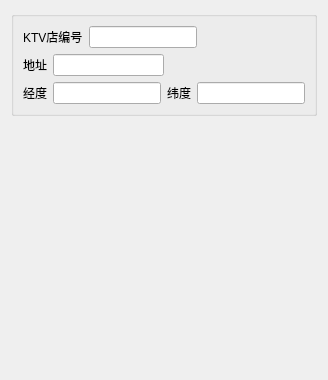
        <widget class="QWidget" name="page_Local">
         <layout class="QVBoxLayout" name="verticalLayout_14">
          <item>
           <widget class="QGroupBox" name="groupBox_6">
            <property name="title">
             <string/>
            </property>
            <layout class="QVBoxLayout" name="verticalLayout_13">
             <item>
              <layout class="QHBoxLayout" name="horizontalLayout_57">
               <item>
                <layout class="QHBoxLayout" name="horizontalLayout_54">
                 <item>
                  <widget class="QLabel" name="label_KTVSid">
                   <property name="text">
                    <string>KTV店编号</string>
                   </property>
                   <property name="buddy">
                    <cstring>lineEdit_KTVSid</cstring>
                   </property>
                  </widget>
                 </item>
                 <item>
                  <widget class="QLineEdit" name="lineEdit_KTVSid"/>
                 </item>
                </layout>
               </item>
               <item>
                <spacer name="horizontalSpacer_24">
                 <property name="orientation">
                  <enum>Qt::Horizontal</enum>
                 </property>
                 <property name="sizeHint" stdset="0">
                  <size>
                   <width>40</width>
                   <height>20</height>
                  </size>
                 </property>
                </spacer>
               </item>
              </layout>
             </item>
             <item>
              <layout class="QHBoxLayout" name="horizontalLayout_58">
               <item>
                <layout class="QHBoxLayout" name="horizontalLayout_53">
                 <item>
                  <widget class="QLabel" name="label_Address">
                   <property name="text">
                    <string>地址</string>
                   </property>
                   <property name="buddy">
                    <cstring>lineEdit_Address</cstring>
                   </property>
                  </widget>
                 </item>
                 <item>
                  <widget class="QLineEdit" name="lineEdit_Address"/>
                 </item>
                </layout>
               </item>
               <item>
                <spacer name="horizontalSpacer_25">
                 <property name="orientation">
                  <enum>Qt::Horizontal</enum>
                 </property>
                 <property name="sizeHint" stdset="0">
                  <size>
                   <width>40</width>
                   <height>20</height>
                  </size>
                 </property>
                </spacer>
               </item>
              </layout>
             </item>
             <item>
              <layout class="QHBoxLayout" name="horizontalLayout_56">
               <item>
                <layout class="QHBoxLayout" name="horizontalLayout_51">
                 <item>
                  <widget class="QLabel" name="label_JingDu">
                   <property name="text">
                    <string>经度</string>
                   </property>
                   <property name="buddy">
                    <cstring>lineEdit_JingDu</cstring>
                   </property>
                  </widget>
                 </item>
                 <item>
                  <widget class="QLineEdit" name="lineEdit_JingDu"/>
                 </item>
                </layout>
               </item>
               <item>
                <layout class="QHBoxLayout" name="horizontalLayout_52">
                 <item>
                  <widget class="QLabel" name="label_WeiDU">
                   <property name="text">
                    <string>纬度</string>
                   </property>
                   <property name="buddy">
                    <cstring>lineEdit_WeiDU</cstring>
                   </property>
                  </widget>
                 </item>
                 <item>
                  <widget class="QLineEdit" name="lineEdit_WeiDU"/>
                 </item>
                </layout>
               </item>
              </layout>
             </item>
            </layout>
           </widget>
          </item>
          <item>
           <spacer name="verticalSpacer_3">
            <property name="orientation">
             <enum>Qt::Vertical</enum>
            </property>
            <property name="sizeHint" stdset="0">
             <size>
              <width>20</width>
              <height>253</height>
             </size>
            </property>
           </spacer>
          </item>
         </layout>
        </widget>
